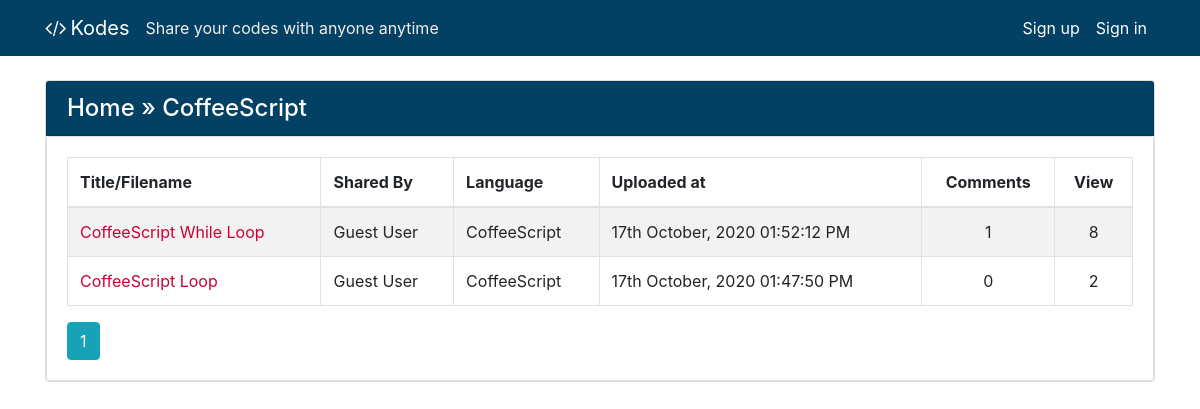
/lang/CoffeeScript/, run on the app's committed database.
### codes/models.py (models this page shows, shortened)
class Code(models.Model):
    author = models.ForeignKey(User, on_delete=models.CASCADE, null=True, blank=True)
    created_utc = models.DateTimeField(auto_now_add=True, verbose_name="Created")
    total_views = models.IntegerField(default=0)
    snippet_title = models.CharField(max_length=1000, default="", verbose_name="Title/Filename")
    snippet_body = models.TextField(verbose_name="Code Snippet")
    language = models.ForeignKey(Language, on_delete=models.SET_NULL, null=True)
    is_private = models.BooleanField(default=False, verbose_name="Private")
    password = models.CharField(max_length=1000, default="", blank=True)

class Language(models.Model):
    name = models.CharField(max_length=50, null=False, blank=False)
    language_code = models.IntegerField(default=100, null=False, blank=False)
    is_popular = models.BooleanField(default=False, verbose_name="Popular")
    short_name = models.CharField(max_length=30, null=True, blank=True)
    file_extension = models.CharField(max_length=30, null=True, blank=True)

### codes/views.py (the view)
# urls.py: path('lang/<language_name>/', language_page, name="language_page"),
def language_page(request, language_name):
    page = request.GET.get('page', 1)
    try:
        language = Language.objects.get(name__iexact=language_name)
    except:
        response = render(request, '404.html')
        response.status_code = 404
        return response
    codes = Code.objects.order_by('-created_utc').filter(language__name__iexact=language_name).all()
    per_page = 10
    paginator = Paginator(codes, per_page)
    try:
        paginator = paginator.page(page)
    except PageNotAnInteger:
        paginator = paginator.page(1)
    except EmptyPage:
        paginator = paginator.page(paginator.num_pages)
    context = {
        "language": language_name,
        "paginator": paginator
    }
    return render(request, "codes/language_specific.html", context)

### codes/context_processors.py (called while the page is built)
def sitename_tagline(request):
    context = {
        'SITENAME': settings.SITENAME,
        'TAGLINE': settings.TAGLINE
    }
    return context

### codes/templates/codes/language_specific.html (shortened to what this page needs)
{% extends 'codes/base.html' %}
{% load tz %}
{% block content %}
<div class="card my-4">
    <div class="card card-header shared-snippet-title" style="padding-bottom: 0px !important">
        <h4 class="card-title card-link breadcumb"><a href="{% url 'home' %}">Home</a> &raquo; {{language}}</h4>
    </div>
    <div class="card card-body">
        <table class="table table-striped table-bordered">
            <thead>
                <tr>
                    <th>Title/Filename</th>
                    <th>Shared By</th>
                    <th>Language</th>
                    <th>Uploaded at</th>
                    <th class="text-center">Comments</th>
                    <th class="text-center">View</th>
                </tr>
            </thead>
            <tbody>
                {% for code in paginator %}
                    <tr>
                        <td><a href="{% url 'code_view' code.id %}">{{ code.snippet_title|truncatechars:30 }}</a></td>
                        <td>{{ code.author.username|default:"Guest User" }}</td>
                        <td>{{ code.language.name }}</td>
                        <td>{% timezone "Asia/Dhaka" %}{{code.created_utc|date:"dS F, Y h:i:s A"}}{% endtimezone %}</td>
                        <td class="text-center">{{ code.comment_set.count }}</td>
                        <td class="text-center">{{ code.total_views }}</td>
                    </tr>
                {% endfor %}
            </tbody>
        </table>
        {% if paginator %}
        <div class="d-flex">
            {% for num in paginator.paginator.page_range %}
                {% if paginator.number == num %}
                    <a class="btn btn-info mr-2" href="?page={{ num }}">{{ num }}</a>
                {% elif num > paginator.number|add:'-3' and num < paginator.number|add:'3' %}
                    <a class="btn btn-outline-info mr-2" href="?page={{ num }}">{{ num }}</a>
                {% endif %}
            {% endfor %}
        </div>
        {% endif %}
    </div>
</div>
{% endblock content %}

### codes/static/main.css (style rules this page uses)
a { text-decoration: none; color: #c03; }
.card-link.breadcumb a { text-decoration: none; color: white; }
.card.card-header.shared-snippet-title { background-color: #024064; color: #fff; }

### data on the page
Code: snippet_title "CoffeeScript While Loop", author.username "Guest User", language.name "CoffeeScript", created_utc "17th October, 2020 01:52:12 PM", comment_set.count "1", total_views "8"
Code: snippet_title "CoffeeScript Loop", author.username "Guest User", language.name "CoffeeScript", created_utc "17th October, 2020 01:47:50 PM", comment_set.count "0", total_views "2"

### other printed values
{{ SITENAME }} "Kodes"
{{ TAGLINE }} "Share your codes with anyone anytime"
{{ language }} "CoffeeScript"
{{ num }} "1"
